Frame 1 (no input): blank canvas, image omitted
Frame 60 (no input): blank canvas, image omitted
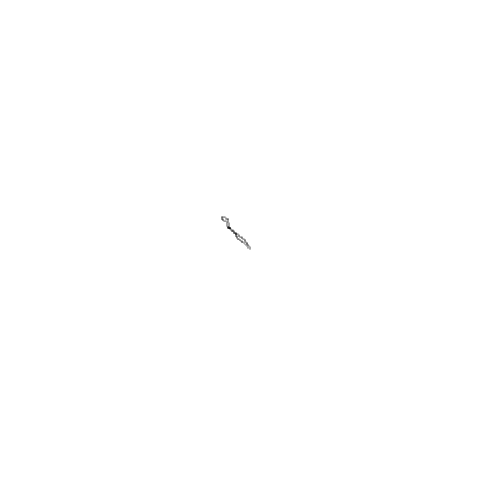
Frame 120 (the mouse pressed at the canvas centre since frame 60)

The p5.js sketch whose frames 1 and 60 were blank and that drew this single picture after the mouse press (run headless with seeded random() and noise() and a simulated clock; from frame 60 on, the mouse is pressed at the canvas centre):

// p5.js sketch
// ── sketch.js
let walker;

function setup() {
    createCanvas(500, 500);
    walker = new Walker();
    background(255);
}

function draw() {
    walker.step2();
    walker.show();  
}
// ── walker.js
class Walker {
    constructor() {
        this.x = width / 2;
        this.y = height / 2;
    }

    show() {
        stroke(0);
        point(this.x, this.y);
    }

    step() {
        let xstep = floor(random(3)) - 1;
        let ystep = floor(random(3)) - 1;
        this.x += xstep;
        this.y += ystep;
    }

    step2() {
        let x_dist = mouseX - this.x;
        let y_dist = mouseY - this.y;
        let total_dist = x_dist + y_dist;
        let x_prob = x_dist / total_dist;
        let y_prob = y_dist / total_dist;

        // left prob larger than 50 %
        if (x_dist < 0) {
            let r1 = random(1);
            if (r1 <= 0.5) {
                this.x--;
            } else {
                this.x += 0;
            }
        }

        if (x_dist > 0) {
            let r1 = random(1);
            if (r1 <= 0.5) {
                this.x++;
            } else {
                this.x += 0;
            }
        }

        if (y_dist < 0) {
            let r1 = random(1);
            if (r1 <= 0.5) {
                this.y--;
            } else {
                this.y += 0;
            }
        }

        if (y_dist > 0) {
            let r1 = random(1);
            if (r1 <= 0.5) {
                this.y++;
            } else {
                this.y += 0;
            }
        }
    }
}
